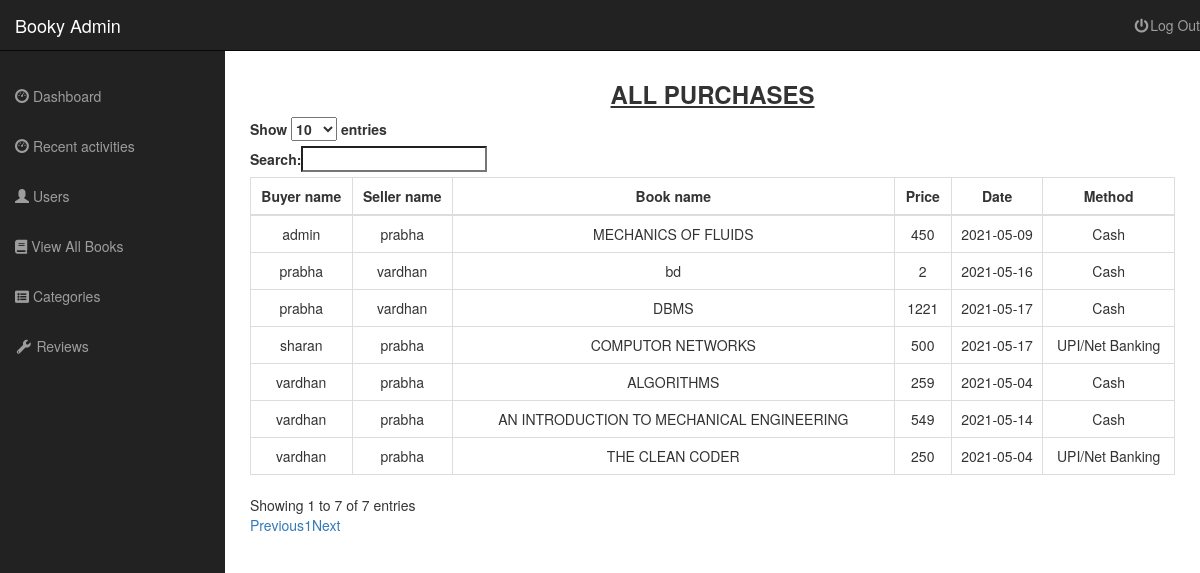
Screenshot of /admin/transactions.php (signed in) with the database file from the repository.
### tables this page shows
CREATE TABLE `buyers` (
  `username` varchar(255) NOT NULL,
  `book_name` varchar(255) NOT NULL,
  `seller_name` varchar(255) NOT NULL,
  `date` date NOT NULL,
  `price` float NOT NULL,
  `transaction_method` varchar(255) NOT NULL
);

### admin/templates/view_all_transactions.php (the view, shortened to what this page needs)
<h3 class="text-center"><b><u>ALL PURCHASES</u></b></h3>
<div class="table-responsive">
	<table class="table table-bordered table-hover" id="orderTable">
		<thead>
			<tr>
				<th class="text-center">Buyer name</th>
				<th class="text-center">Seller name</th>
				<th class="text-center">Book name</th>
				<th class="text-center">Price</th>
				<th class="text-center">Date</th>
				<th class="text-center">Method</th>
			</tr>
		</thead>
		<tbody>
			<?php
				$query = "SELECT * from buyers";
				$query_result = mysqli_query($connection,$query);
				if(!$query_result){
					die("QUERY FAILED " .mysqli_error($connection));
				}else{
					while ($row = mysqli_fetch_assoc($query_result)) {
						$buyername = $row['username'];
						$sellername = $row['seller_name'];
						$bookname = $row['book_name'];
						$date = $row['date'];
						$price = $row['price'];
						$method = $row['transaction_method'];
			?>
						<tr>
							<td class="text-center"><?php echo $buyername ?></td>
							<td class="text-center"><?php echo $sellername ?></td>
							<td class="text-center"><?php echo $bookname ?></td>
							<td class="text-center"><?php echo $price ?></td>
							<td class="text-center"><?php echo $date ?></td>
							<td class="text-center"><?php echo $method ?></td>
						</tr>
			<?php
					}
				}
			?>
		</tbody>
	</table>
</div>

### rows the page displays
buyers: username "vardhan", seller_name "prabha", book_name "ALGORITHMS", price "259", date "2021-05-04", transaction_method "Cash"
buyers: username "vardhan", seller_name "prabha", book_name "AN INTRODUCTION TO MECHANICAL ENGINEERING", price "549", date "2021-05-14", transaction_method "Cash"
buyers: username "prabha", seller_name "vardhan", book_name "bd", price "2", date "2021-05-16", transaction_method "Cash"
buyers: username "sharan", seller_name "prabha", book_name "COMPUTOR NETWORKS", price "500", date "2021-05-17", transaction_method "UPI/Net Banking"
buyers: username "prabha", seller_name "vardhan", book_name "DBMS", price "1221", date "2021-05-17", transaction_method "Cash"
buyers: username "admin", seller_name "prabha", book_name "MECHANICS OF FLUIDS", price "450", date "2021-05-09", transaction_method "Cash"
buyers: username "vardhan", seller_name "prabha", book_name "THE CLEAN CODER", price "250", date "2021-05-04", transaction_method "UPI/Net Banking"
